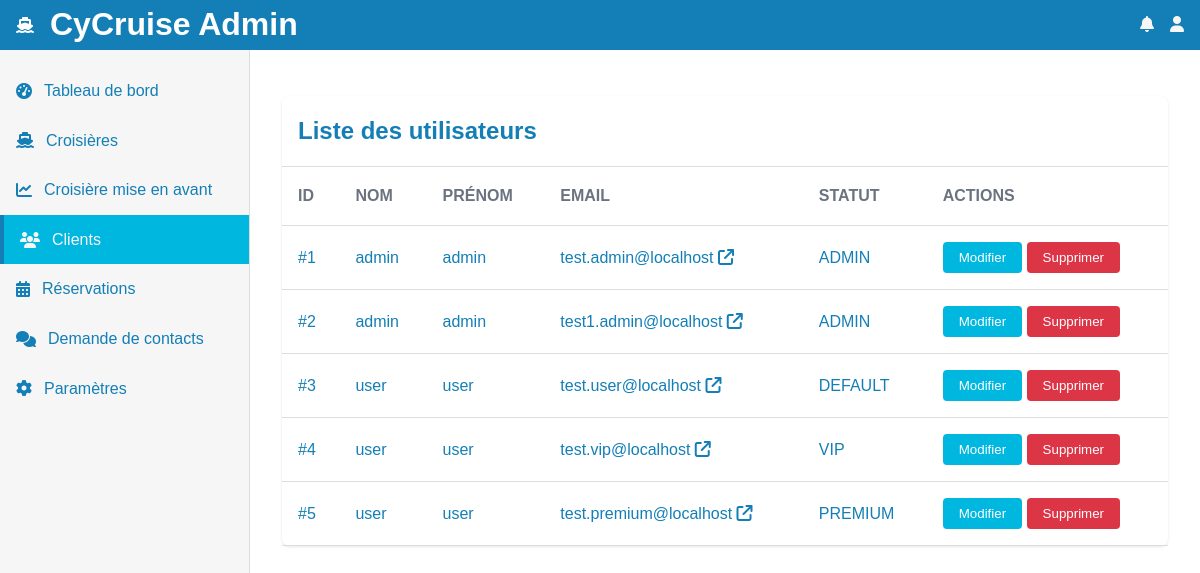
/admin/list-user.php (signed in), run on the app's committed database.
### tables this page shows
CREATE TABLE IF NOT EXISTS `users`(
    `id` BIGINT NOT NULL AUTO_INCREMENT PRIMARY KEY,
    `email` VARCHAR(255) NOT NULL UNIQUE,
    `password` VARCHAR(255) NOT NULL,
    `role` VARCHAR(255) NOT NULL,
    `firstname` VARCHAR(255) NOT NULL,
    `lastname` VARCHAR(255) NOT NULL,
    `birth` DATE NOT NULL,
    `created_at` TIMESTAMP DEFAULT CURRENT_TIMESTAMP,
    `updated_at` TIMESTAMP DEFAULT CURRENT_TIMESTAMP ON UPDATE CURRENT_TIMESTAMP);

### src/Repository/UserRepository.php (called while the page is built, shortened)
<?php
require_once __DIR__ . "/../Models/User.php";
require_once __DIR__ . "/../Models/Database.php";
class UserRepository
{
    private static ?UserRepository $instance = null;
    private Database $database;
    private function __construct()
    {
        $this->database = Database::getInstance();
    }
    public static function getInstance(): UserRepository
    {
        if (self::$instance === null) {
            self::$instance = new UserRepository();
        }
        return self::$instance;
    }
    public function findAll(): array
    {
        $users = [];
        try {
            $stmt = $this->database->getConnection()->prepare("SELECT * FROM users");
            $stmt->execute();
            $result = $stmt->get_result();
            while ($data = $result->fetch_assoc()) {
                $users[] = new User(
                    $data['id'],
                    $data['email'],
                    $data['password'],
                    UserRole::from($data['role']),
                    $data['firstname'],
                    $data['lastname'],
                    $data['birth'],
                    $data['created_at'],
                    $data['updated_at']
                );
            }
            return $users;
        } catch (Exception $e) {
            return $users;
        }
    }
}

### src/Models/Database.php (called while the page is built, shortened)
<?php
class Database
{
    private static ?Database $instance = null;
    private mysqli $conn;
    private function __construct()
    {
        try {
            $this->conn = new mysqli(getenv("DB_HOST"), getenv("DB_USER"), getenv("DB_PASS"), getenv("DB_NAME"));
        } catch (Exception $e) {
            die("Database connection failed: " . $e->getMessage());
        }
        if (!$this->checkIfTableExist()) {
            if ($this->executeSqlFile(__DIR__ . '/../../sql/schem.sql')) {
                $this->executeSqlFile(__DIR__ . '/../../sql/default_user.sql');
                $this->executeSqlFile(__DIR__ . '/../../sql/default_boat.sql');
                $this->executeSqlFile(__DIR__ . '/../../sql/default_cruises.sql');
            } else {
                die("Error while executing the SQL file");
            }
        }
    }
    public static function getInstance(): Database
    {
        if (self::$instance === null) {
            self::$instance = new Database();
        }
        return self::$instance;
    }
    public function checkIfTableExist()
    {
        $tables = [
            'invoices_option',
            'users',
            'cruise_option',
            'contact_request',
        ];
        foreach ($tables as $table) {
            $result = $this->conn->query("SHOW TABLES LIKE '$table'");
        }
        return true;
    }
    public function getConnection(): mysqli
    {
        return $this->conn;
    }
}

### src/Services/AuthService.php (called while the page is built, shortened)
<?php
require_once __DIR__ . '/../Models/User.php';
require_once __DIR__ . '/../Repository/UserRepository.php';
class AuthService
{
    public function __construct()
    {
        UserRepository::getInstance();
    }
}

### src/Enums/UserRole.php (called while the page is built, shortened)
<?php
enum UserRole
{
    public static function from(mixed $state)
    {
        return match ($state) {
            'DEFAULT' => self::DEFAULT,
            'VIP' => self::VIP,
            'PREMIUM' => self::PREMIUM,
            'ADMIN' => self::ADMIN,
            'BAN' => self::BAN,
            default => throw new \InvalidArgumentException("Invalid account state")
        };
    }
    public function toString(): string
    {
        return match ($this) {
            self::DEFAULT => 'DEFAULT',
            self::VIP => 'VIP',
            self::PREMIUM => 'PREMIUM',
            self::BAN => 'BAN',
            self::ADMIN => 'ADMIN',
        };
    }
}

### src/Models/User.php (called while the page is built, shortened)
<?php
require_once __DIR__ . '/../Enums/UserRole.php';
class User
{
    private int $id;
    private string $email;
    private UserRole $role;
    private string $firstname;
    private string $lastname;
    public function __construct(string $id, string $email, string $password, UserRole $role, string $firstname, string $lastname, string $birth, string $created_at, string $updated_at)
    {
        $this->id = $id;
        $this->email = $email;
        $this->role = $role;
        $this->firstname = $firstname;
        $this->lastname = $lastname;
    }
    public function getId(): int
    {
        return $this->id;
    }
    public function getEmail(): string
    {
        return $this->email;
    }
    public function getRole(): UserRole
    {
        return $this->role;
    }
    public function getFirstname(): string
    {
        return $this->firstname;
    }
    public function getLastname(): string
    {
        return $this->lastname;
    }
}

### public/admin/list-user.php (the view, shortened to what this page needs)
<?php
require_once "../../src/Services/AuthService.php";
$authService = new AuthService();
$userList = UserRepository::getInstance()->findAll();
?>
<!DOCTYPE html>
<html lang="en" xmlns="http://www.w3.org/1999/html">
<head>
    <link href="../assets/css/app.css" rel="stylesheet">
    <link href="../assets/css/btn-kit.css" rel="stylesheet">
    <link href="../assets/css/admin/navbar.css" rel="stylesheet">
    <link href="../assets/css/admin/dashboard.css" rel="stylesheet">
    <link href="https://cdnjs.cloudflare.com/ajax/libs/font-awesome/6.4.2/css/all.min.css" rel="stylesheet">
</head>
<body>
<?php include "../../component/admin/sidebar.php"; ?>
<main>
    <div class="content-table">
        <h2>Liste des utilisateurs</h2>
        <table>
            <thead>
            <tr>
                <th>ID</th>
                <th>Nom</th>
                <th>Prénom</th>
                <th>Email</th>
                <th>Statut</th>
                <th>Actions</th>
            </tr>
            </thead>
            <tbody>
            <?php foreach ($userList as $user): ?>
                <tr>
                    <td>#<?php echo htmlspecialchars($user->getId()) ?></td>
                    <td><?php echo htmlspecialchars($user->getLastname()) ?></td>
                    <td><?php echo htmlspecialchars($user->getFirstname()) ?></td>
                    <td>
                        <a href="mailto:<?php echo htmlspecialchars($user->getEmail()) ?>"><?php echo htmlspecialchars($user->getEmail()) ?>
                            <i
                                    class="fa fa-external-link"></i></a></td>
                    <td><?php echo htmlspecialchars($user->getRole()->toString()) ?></td>
                    <td>
                        <a href="details-user.php?user_id=<?php echo htmlspecialchars($user->getId()) ?>"
                           style="display:inline;">
                            <button type="submit" class="btn-edit">Modifier</button>
                        </a>
                        <form method="POST" action="delete-user.php" style="display:inline;">
                            <button type="submit" class="btn-delete">Supprimer</button>
                        </form>
                    </td>
                </tr>
            <?php endforeach; ?>
            </tbody>
        </table>
    </div>
</main>
</body>

### public/assets/css/app.css (style rules this page uses)
:root { --color-light-blue: #00b7e0; --color-dark-blue: #137fb6; --color-title-blue: #111827; --color-gray: #6b7280; --color-full-white: #f6f6f6; --background-color: white; --background-color-alternate: #f6f6f6; --color-dark-white: black; --color-confirm-ok: #5cb85c; --color-confirm-pending: #ffaa00; --color-confirm-fail: #d9534f; }
* { margin: 0; padding: 0; box-sizing: border-box; }
body { font-family: Arial Rounded MT Bold, Helvetica Rounded, Arial, sans-serif; line-height: 1.6; background-color: var(--background-color); }

### public/assets/css/btn-kit.css (style rules this page uses)
.btn-edit { padding: 0.5rem 1rem; border: none; border-radius: 4px; cursor: pointer; text-decoration: none; transition: background-color 0.3s; background-color: var(--color-light-blue); color: white; }
.btn-delete { padding: 0.5rem 1rem; border: none; border-radius: 4px; cursor: pointer; transition: background-color 0.3s; background-color: #dc3545; color: white; }

### public/assets/css/admin/navbar.css (style rules this page uses)
:root { --sidebar-width: 250px; }

### public/assets/css/admin/dashboard.css (style rules this page uses)
html { background-color: var(--color-full-white); }
main { margin-left: var(--sidebar-width); padding: 2rem; }
.content-table h2 { display: flex; justify-content: space-between; align-items: center; padding: 1rem; border-bottom: 1px solid #ddd; color: var(--color-dark-blue); }
.content-table { width: 100%; background-color: white; border-radius: 8px; box-shadow: 0 1px 3px rgba(0, 0, 0, 0.1); margin-top: 4rem; }
.content-table h2 { padding: 1rem; border-bottom: 1px solid #ddd; color: var(--color-dark-blue); }
table { width: 100%; border-collapse: collapse; }
th, td { padding: 1rem; text-align: left; border-bottom: 1px solid #ddd; color: var(--color-dark-blue); }
td a { color: var(--color-dark-blue); text-decoration: none; }
th { text-transform: uppercase; color: var(--color-gray); }

### data on the page
users: id "1", lastname "admin", firstname "admin", email "test.admin@localhost", toString "ADMIN"
users: id "2", lastname "admin", firstname "admin", email "test1.admin@localhost", toString "ADMIN"
users: id "3", lastname "user", firstname "user", email "test.user@localhost", toString "DEFAULT"
users: id "4", lastname "user", firstname "user", email "test.vip@localhost", toString "VIP"
users: id "5", lastname "user", firstname "user", email "test.premium@localhost", toString "PREMIUM"
